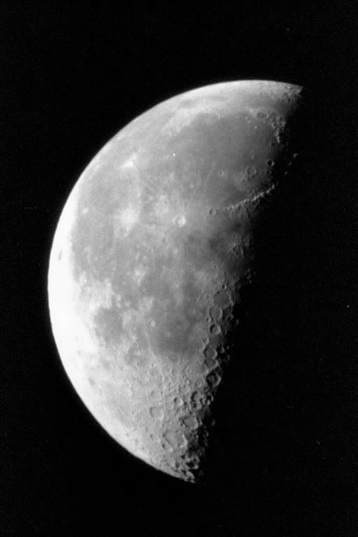
%> input picture Hw2/moon.png, 358 x 537 px, given in place of moon.tif, which was not available
$ octave hw3_convtheorem.m   (GNU Octave 9; MATLAB toolbox functions it lacks are replaced by stand-ins)
%> lines starting %> are read from the running program, lines starting %| are printed output that depends on the picture; pictures that were not available may be replaced by others from this repository, and a replacement may not be noted
%> further down, inputImg is the input picture: size 537x358 uint8; min 0, max 253, mean 52.9
### Hw3/filterInFrequencyDomain.m
function filteredOutput = filterInFrequencyDomain(img,kernel)
%> called with kernel = [1 1 1; 1 -8 1; 1 1 1]
%UNTITLED4 Summary of this function goes here
%   Detailed explanation goes here

    img = double(img);
    kernel = double(kernel);

    imgRows = size(img,1);
%> imgRows = 537
    imgCols = size(img,2);
%> imgCols = 358

    kernelRows = size(kernel,1);
    kernelCols = size(kernel,2);

    P = imgRows + kernelRows;
%> P = 540
    Q = imgCols + kernelCols;
%> Q = 361

    imgP = [img; zeros(P - imgRows,imgCols)];
    imgP = [imgP zeros(P,Q - imgCols)];
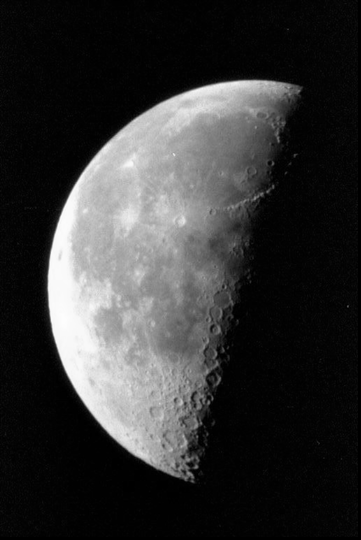
%> imgP: size 540x361 double; min 0, max 253, mean 52.2

    kernelP = [kernel; zeros(P - kernelRows,kernelCols)];
    kernelP = [kernelP zeros(P,Q - kernelCols)];

    F = fft2(imgP);
    H = fft2(kernelP);

    G = H .* F;

    gP = real(ifft2(G));
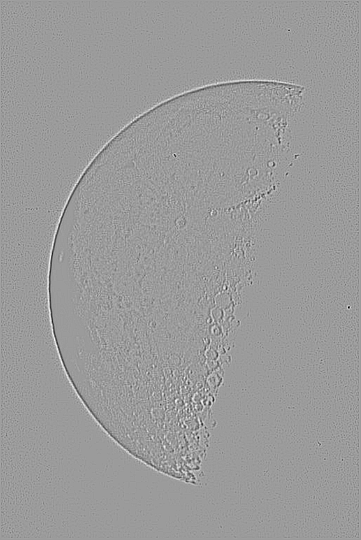
%> gP: size 540x361 double; min -404, max 260, mean 0; drawn with min black and max white

    filteredOutput = uint8(gP(1:imgRows,1:imgCols));
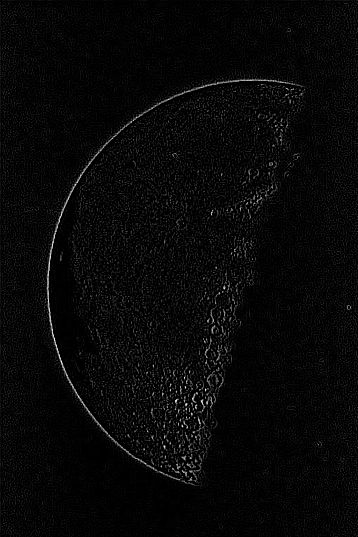
%> filteredOutput: size 537x358 uint8; min 0, max 255, mean 7.8

end

### Hw3/hw3_convtheorem.m
inputImg = imread('moon.tif');
Laplacian = [1 1 1; 1 -8 1; 1 1 1];

freqRes = filterInFrequencyDomain(inputImg, Laplacian);

spatialRes = imfilter(inputImg,Laplacian);
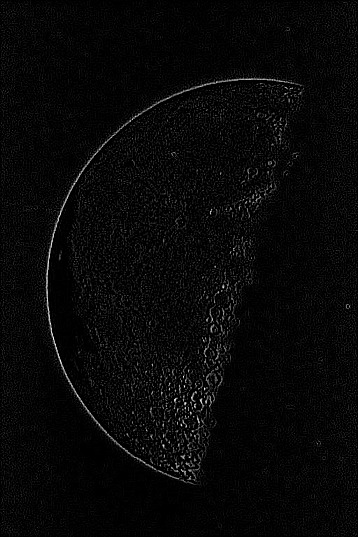
%> spatialRes: size 537x358 uint8; min 0, max 255, mean 7.8; mean of the top-left, top-right, bottom-left and bottom-right quarters 7.2, 8, 8.1, 7.7

figure, imshow(freqRes,'DisplayRange',[]), colorbar;
figure, imshow(spatialRes,'DisplayRange',[]), colorbar;

% uncomment to show sharpened images
%figure, imshow(inputImg - freqRes);
%figure, imshow(inputImg - spatialRes);
%figure, imshow(inputImg);
